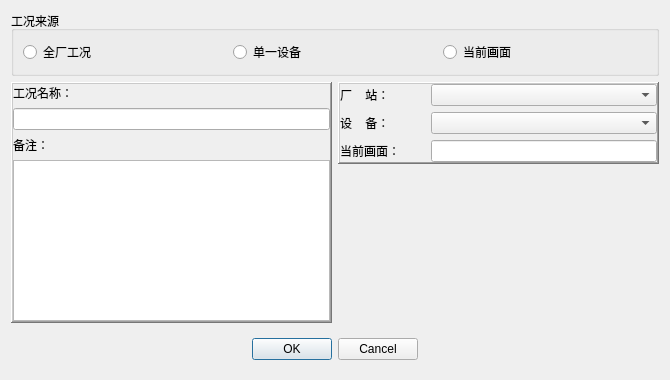
<?xml version="1.0" encoding="UTF-8"?>
<ui version="4.0">
 <class>CSaveSceneTable</class>
 <widget class="QDialog" name="CSaveSceneTable">
  <property name="geometry">
   <rect>
    <x>0</x>
    <y>0</y>
    <width>670</width>
    <height>380</height>
   </rect>
  </property>
  <property name="windowTitle">
   <string>保存工况</string>
  </property>
  <layout class="QGridLayout" name="gridLayout">
   <item row="0" column="0">
    <layout class="QVBoxLayout" name="verticalLayout_5">
     <item>
      <widget class="QGroupBox" name="groupBox">
       <property name="styleSheet">
        <string notr="true">font: 14pt &quot;宋体&quot;;</string>
       </property>
       <property name="title">
        <string>工况来源</string>
       </property>
       <layout class="QHBoxLayout" name="horizontalLayout_4">
        <item>
         <widget class="QRadioButton" name="radioStn">
          <property name="text">
           <string>全厂工况</string>
          </property>
         </widget>
        </item>
        <item>
         <widget class="QRadioButton" name="radioDev">
          <property name="text">
           <string>单一设备</string>
          </property>
         </widget>
        </item>
        <item>
         <widget class="QRadioButton" name="radioDsp">
          <property name="text">
           <string>当前画面</string>
          </property>
         </widget>
        </item>
       </layout>
      </widget>
     </item>
     <item>
      <layout class="QHBoxLayout" name="horizontalLayout_5">
       <item>
        <widget class="QFrame" name="frame_2">
         <property name="frameShape">
          <enum>QFrame::WinPanel</enum>
         </property>
         <property name="frameShadow">
          <enum>QFrame::Raised</enum>
         </property>
         <layout class="QVBoxLayout" name="verticalLayout_2">
          <property name="margin">
           <number>0</number>
          </property>
          <item>
           <layout class="QVBoxLayout" name="verticalLayout_4">
            <item>
             <widget class="QLabel" name="label_6">
              <property name="styleSheet">
               <string notr="true">font: 14pt &quot;宋体&quot;;</string>
              </property>
              <property name="text">
               <string>工况名称：</string>
              </property>
             </widget>
            </item>
            <item>
             <widget class="QLineEdit" name="editSceneName">
              <property name="maxLength">
               <number>25</number>
              </property>
             </widget>
            </item>
            <item>
             <widget class="QLabel" name="label_7">
              <property name="styleSheet">
               <string notr="true">font: 14pt &quot;宋体&quot;;</string>
              </property>
              <property name="text">
               <string>备注：</string>
              </property>
             </widget>
            </item>
            <item>
             <widget class="QTextEdit" name="editSceneRemark"/>
            </item>
           </layout>
          </item>
         </layout>
        </widget>
       </item>
       <item>
        <layout class="QVBoxLayout" name="verticalLayout_3">
         <item>
          <widget class="QFrame" name="frame">
           <property name="sizePolicy">
            <sizepolicy hsizetype="Preferred" vsizetype="Preferred">
             <horstretch>0</horstretch>
             <verstretch>0</verstretch>
            </sizepolicy>
           </property>
           <property name="frameShape">
            <enum>QFrame::WinPanel</enum>
           </property>
           <property name="frameShadow">
            <enum>QFrame::Raised</enum>
           </property>
           <layout class="QVBoxLayout" name="verticalLayout">
            <property name="spacing">
             <number>6</number>
            </property>
            <property name="margin">
             <number>0</number>
            </property>
            <item>
             <layout class="QHBoxLayout" name="horizontalLayout">
              <item>
               <widget class="QLabel" name="label">
                <property name="sizePolicy">
                 <sizepolicy hsizetype="Preferred" vsizetype="Fixed">
                  <horstretch>0</horstretch>
                  <verstretch>0</verstretch>
                 </sizepolicy>
                </property>
                <property name="minimumSize">
                 <size>
                  <width>85</width>
                  <height>0</height>
                 </size>
                </property>
                <property name="maximumSize">
                 <size>
                  <width>85</width>
                  <height>16777215</height>
                 </size>
                </property>
                <property name="styleSheet">
                 <string notr="true">font: 14pt &quot;宋体&quot;;</string>
                </property>
                <property name="text">
                 <string>厂    站：</string>
                </property>
               </widget>
              </item>
              <item>
               <widget class="QComboBox" name="comboStn">
                <property name="minimumSize">
                 <size>
                  <width>160</width>
                  <height>0</height>
                 </size>
                </property>
               </widget>
              </item>
             </layout>
            </item>
            <item>
             <layout class="QHBoxLayout" name="horizontalLayout_2">
              <item>
               <widget class="QLabel" name="label_2">
                <property name="sizePolicy">
                 <sizepolicy hsizetype="Preferred" vsizetype="Fixed">
                  <horstretch>0</horstretch>
                  <verstretch>0</verstretch>
                 </sizepolicy>
                </property>
                <property name="minimumSize">
                 <size>
                  <width>85</width>
                  <height>0</height>
                 </size>
                </property>
                <property name="maximumSize">
                 <size>
                  <width>85</width>
                  <height>16777215</height>
                 </size>
                </property>
                <property name="styleSheet">
                 <string notr="true">font: 14pt &quot;宋体&quot;;</string>
                </property>
                <property name="text">
                 <string>设    备：</string>
                </property>
               </widget>
              </item>
              <item>
               <widget class="QComboBox" name="comboDev">
                <property name="minimumSize">
                 <size>
                  <width>160</width>
                  <height>0</height>
                 </size>
                </property>
               </widget>
              </item>
             </layout>
            </item>
            <item>
             <layout class="QHBoxLayout" name="horizontalLayout_3">
              <item>
               <widget class="QLabel" name="label_3">
                <property name="sizePolicy">
                 <sizepolicy hsizetype="Preferred" vsizetype="Fixed">
                  <horstretch>0</horstretch>
                  <verstretch>0</verstretch>
                 </sizepolicy>
                </property>
                <property name="minimumSize">
                 <size>
                  <width>85</width>
                  <height>0</height>
                 </size>
                </property>
                <property name="maximumSize">
                 <size>
                  <width>85</width>
                  <height>16777215</height>
                 </size>
                </property>
                <property name="styleSheet">
                 <string notr="true">font: 14pt &quot;宋体&quot;;</string>
                </property>
                <property name="text">
                 <string>当前画面：</string>
                </property>
                <property name="alignment">
                 <set>Qt::AlignLeading|Qt::AlignLeft|Qt::AlignVCenter</set>
                </property>
               </widget>
              </item>
              <item>
               <widget class="QLineEdit" name="editDsp">
                <property name="minimumSize">
                 <size>
                  <width>160</width>
                  <height>0</height>
                 </size>
                </property>
                <property name="alignment">
                 <set>Qt::AlignLeading|Qt::AlignLeft|Qt::AlignVCenter</set>
                </property>
               </widget>
              </item>
             </layout>
            </item>
           </layout>
          </widget>
         </item>
         <item>
          <spacer name="verticalSpacer">
           <property name="orientation">
            <enum>Qt::Vertical</enum>
           </property>
           <property name="sizeHint" stdset="0">
            <size>
             <width>20</width>
             <height>40</height>
            </size>
           </property>
          </spacer>
         </item>
         <item>
          <widget class="QLabel" name="labelWait">
           <property name="text">
            <string/>
           </property>
          </widget>
         </item>
        </layout>
       </item>
      </layout>
     </item>
     <item>
      <spacer name="verticalSpacer_2">
       <property name="orientation">
        <enum>Qt::Vertical</enum>
       </property>
       <property name="sizeHint" stdset="0">
        <size>
         <width>20</width>
         <height>40</height>
        </size>
       </property>
      </spacer>
     </item>
     <item>
      <widget class="QDialogButtonBox" name="buttonBox">
       <property name="maximumSize">
        <size>
         <width>16777215</width>
         <height>16777215</height>
        </size>
       </property>
       <property name="contextMenuPolicy">
        <enum>Qt::DefaultContextMenu</enum>
       </property>
       <property name="layoutDirection">
        <enum>Qt::LeftToRight</enum>
       </property>
       <property name="orientation">
        <enum>Qt::Horizontal</enum>
       </property>
       <property name="standardButtons">
        <set>QDialogButtonBox::Cancel|QDialogButtonBox::Ok</set>
       </property>
       <property name="centerButtons">
        <bool>true</bool>
       </property>
      </widget>
     </item>
     <item>
      <spacer name="verticalSpacer_3">
       <property name="orientation">
        <enum>Qt::Vertical</enum>
       </property>
       <property name="sizeHint" stdset="0">
        <size>
         <width>20</width>
         <height>40</height>
        </size>
       </property>
      </spacer>
     </item>
    </layout>
   </item>
  </layout>
 </widget>
 <resources/>
 <connections/>
</ui>
